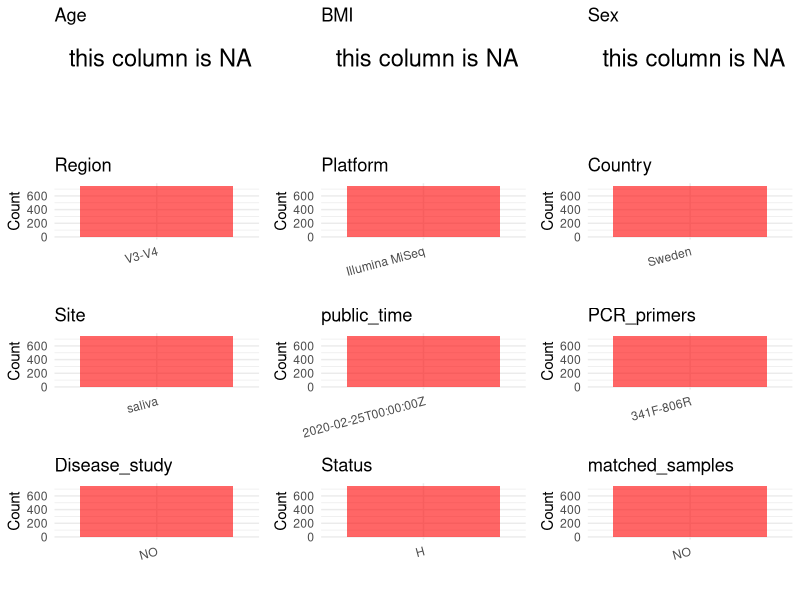

Recreate this plot in R. (Note: this script raises an error after producing the figure.)
## ---- chunk 1
# Load necessary libraries
library(dplyr)
library(ggplot2)
library(cowplot)
library(stringr)
# Set working directory (update this path to your local directory)
setwd("/Users/dongbiao/Documents/oral/global-oral-microbiome/data/projects/PRJEB35824")

# Read the initial metadata files
initial_meta <- read.csv("SraRunTable.csv",header = T) %>% filter(`Sample.Name` != "Mock.DNA.even")
 
head(initial_meta)
## ---- chunk 2
# Create a uniform metadata dataframe
metadata <- data.frame(
  BioProject = initial_meta$BioProject,
  Run = initial_meta$Run,
  sample_name = initial_meta$Sample_name,
  Age = NA,
  BMI = NA,
  Sex= NA,
  Region = "V3-V4",
  Platform = initial_meta$Instrument,
  Country = initial_meta$geo_loc_name_country,
  Site = initial_meta$tissue_type,
  public_time = initial_meta$ReleaseDate,
  stringsAsFactors = FALSE
)
## ---- chunk 3
# Add information obtained from the publication
metadata$PCR_primers <- "341F-806R"
metadata$title <- "A longitudinal study of the development of the saliva microbiome in infants 2 days to 5 years compared to the microbiome in adolescents"
metadata$Disease_study <- "NO"

# Assign disease status based on sample_name patterns
metadata$Status <- "H"

# Create matched_samples column
metadata$matched_samples <- "NO"

# Check initial data distribution
cat("Initial sample distribution:\n")
table(metadata$sample_name)
table(metadata$Site)
## ---- chunk 4
# Check the number of unique runs and sample names
print(paste("Number of unique runs:", length(unique(metadata$Run))))
print(paste("Number of unique sample names:", length(unique(metadata$sample_name))))
## ---- chunk 5
# Select columns for visualization
plot_data <- metadata %>%
  select(-BioProject, -Run, -sample_name, -title)

# Function to create simple plots for each column
create_simple_plots <- function(data) {
  plots <- list()
  
  for (col in colnames(data)) {
    # Check if the column is all NA
    if (all(is.na(data[[col]]))) {
      # Create an empty plot with text indicating all NA
      p <- ggplot() +
        annotate("text", x = 0.5, y = 0.5, label = "this column is NA", size = 6) +
        labs(title = col) +
        theme_void()
    } else if (is.numeric(data[[col]])) {
      # Numeric variable: histogram
      p <- ggplot(data, aes(x = .data[[col]])) +
        geom_histogram(fill = "blue", alpha = 0.6, bins = 20, na.rm = TRUE) +
        labs(title = col) +
        theme_minimal()
    } else {
      # Categorical variable: bar plot (remove NA values)
      count_data <- as.data.frame(table(data[[col]], useNA = "ifany"))
      p <- ggplot(count_data, aes(x = reorder(Var1, -Freq), y = Freq)) +
        geom_col(fill = "red", alpha = 0.6) +
        labs(title = col, x = NULL, y = "Count") +
        theme_minimal() +
        theme(axis.text.x = element_text(angle = 15, hjust = 1))
    }
    plots[[col]] <- p
  }
  
  return(plots)
}

# Generate and arrange plots
plots <- create_simple_plots(plot_data)
p<-plot_grid(plots$Age, 
          plots$BMI, 
          plots$Sex, 
          plots$Region, 
          plots$Platform, 
          plots$Country, 
          plots$Site,
          plots$public_time, 
          plots$PCR_primers,
          plots$Disease_study,
          plots$Status,
          plots$matched_samples,# add 
          ncol = 3, align = "hv", axis = "lb")
ggsave("Metadata_Summary.png", plot = p, width = 8, height = 6, dpi = 150)
## ---- chunk 6
knitr::include_graphics("Metadata_Summary.png")
## ---- chunk 7
# Reorder columns to match the desired format
metadata <- metadata[, c(
  "BioProject", "Run", "sample_name", "Age", "BMI", "Sex", 
  "Region", "Platform", "Country", "Site", "public_time", 
  "PCR_primers", "title", "Disease_study", "Status","matched_samples"
)]

# Export the uniform metadata to a CSV file
write.csv(metadata, file = "metadata.csv", quote = FALSE)
head(metadata)
